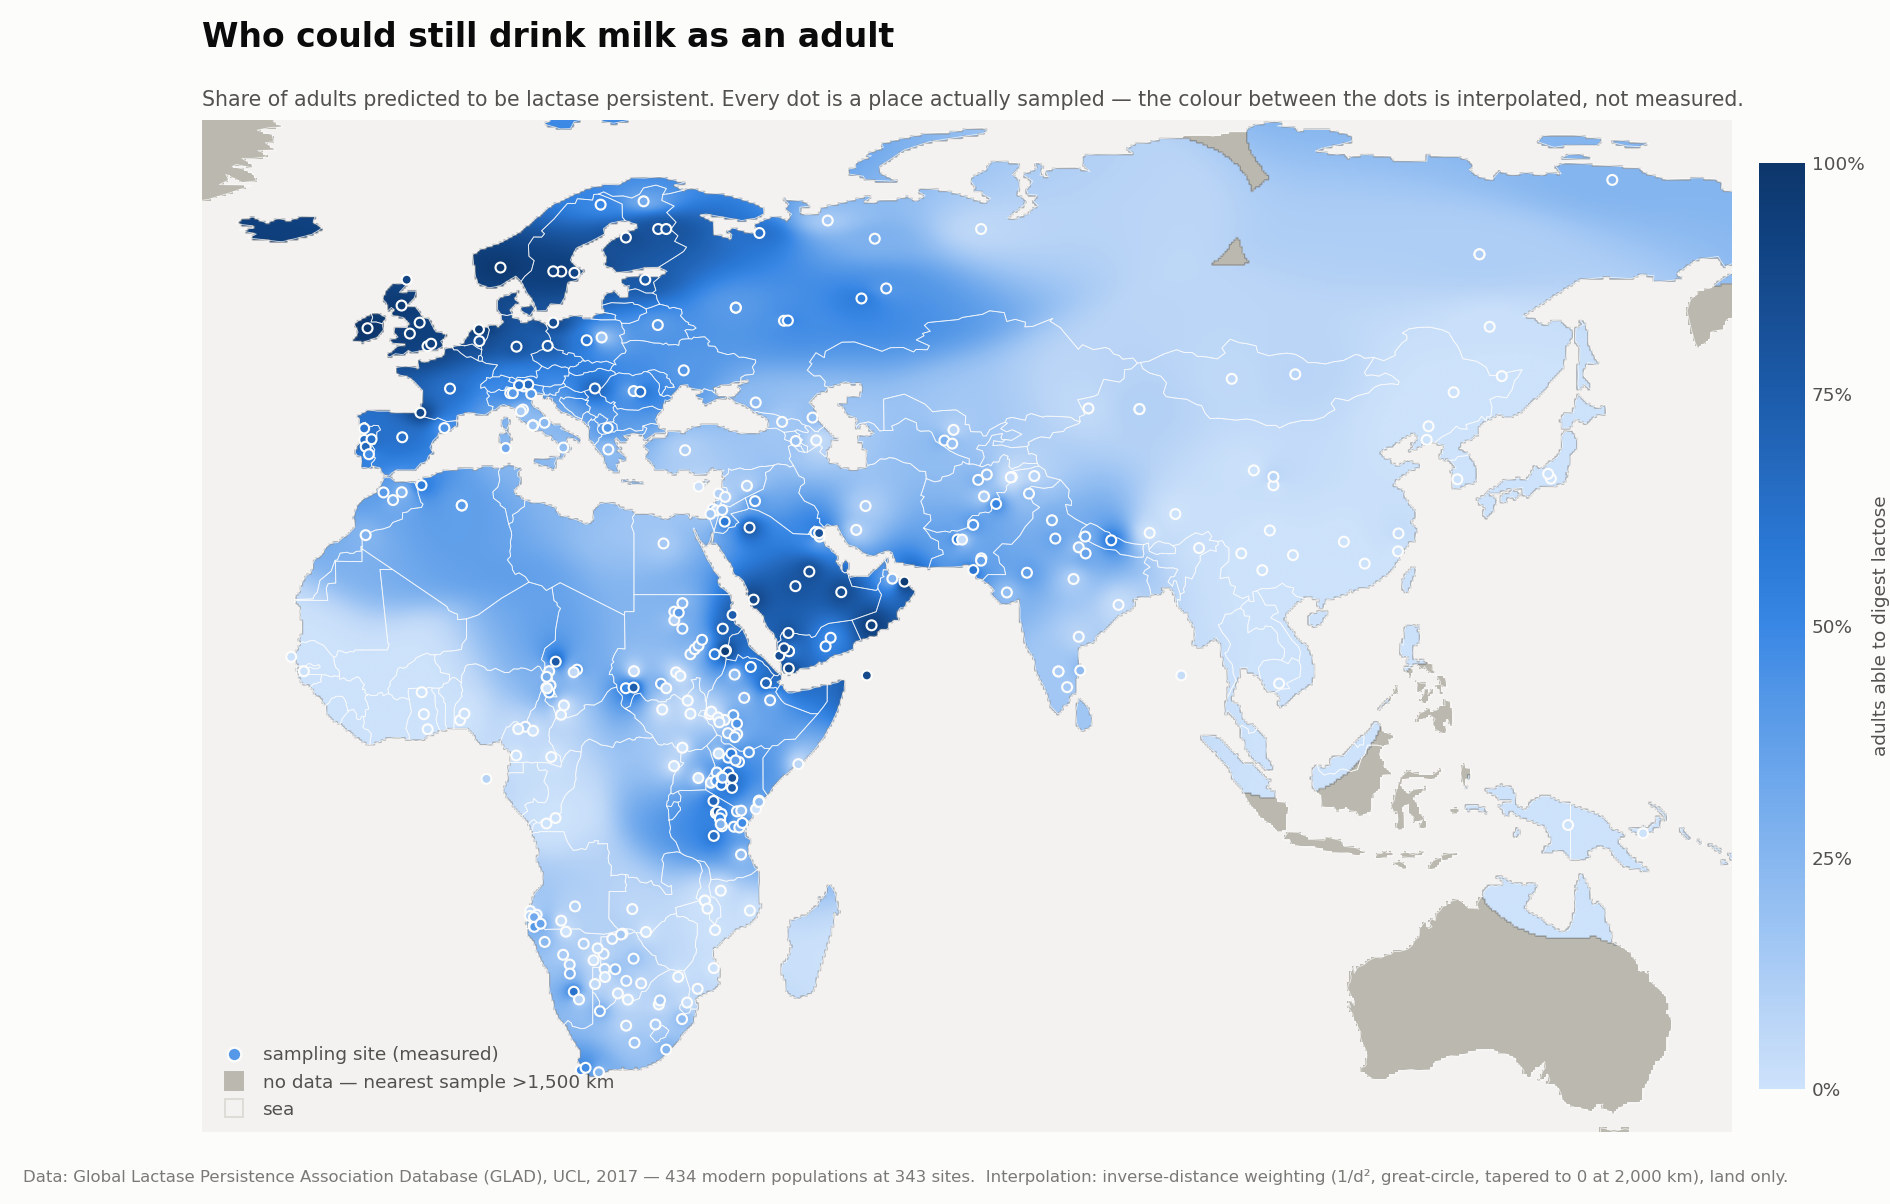

Reproduce this figure in Python.
#!/usr/bin/env python3
"""Map of adult lactase persistence across the Old World.

Colours the map by the share of adults predicted to digest lactose, interpolating
between sampled populations; dots mark the populations actually sampled, so the
measured is never confused with the guessed.

    python3 lp_map.py              # opens a window
    python3 lp_map.py --save out.png --no-show

Data: GLAD (Global Lactase Persistence Association Database), UCL, 2017 suppl. table.
"""

import argparse
import csv
import json
import os

import numpy as np
import matplotlib
import matplotlib.pyplot as plt
from matplotlib.colors import LinearSegmentedColormap, Normalize
from matplotlib.path import Path as MplPath

HERE = os.path.dirname(os.path.abspath(__file__))
CSV_PATH = os.path.join(HERE, "data", "LP_genotype_frequencies_2017.csv")
GEO_PATH = os.path.join(HERE, "data", "ne_110m_admin_0_countries.json")

R_EARTH = 6371.0   # km
INFLUENCE = 2000.0  # km — past this a sample contributes nothing
CUTOFF = 1500.0     # km — past this from the NEAREST sample we render "no data"
GRID = 700          # grid cells across

# single-hue sequential blue ramp, light -> dark
RAMP = ["#cde2fb", "#b7d3f6", "#9ec5f4", "#86b6ef", "#6da7ec", "#5598e7", "#3987e5",
        "#2a78d6", "#256abf", "#1c5cab", "#184f95", "#104281", "#0d366b"]
OCEAN = "#f3f2f0"    # recedes; the sea carries no value
NODATA = "#bab8af"   # distinctly darker + warmer than the sea, so "unknown land" reads
INK = "#0b0b0b"
INK2 = "#52514e"
SURFACE = "#fcfcfb"

LON_C, LAT_C, NCHR_C, PHEN_C = 3, 4, 5, 12
CONT_C, COUNTRY_C, POP_C = 0, 1, 2


# ---------------------------------------------------------------- data

def _num(v):
    try:
        return float(str(v).strip())
    except (TypeError, ValueError):
        return None


def load_points(verbose=True):
    """Rows with usable coordinates and a phenotype value. Everything dropped is reported."""
    rows = list(csv.reader(open(CSV_PATH, encoding="utf-8")))[3:]
    lon, lat, phen, nchr, pop, country, cont = [], [], [], [], [], [], []
    dropped, blank = [], 0
    for i, r in enumerate(rows):
        if len(r) < 14 or not any(c.strip() for c in r[:13]):
            blank += 1                      # trailing blanks / footnote lines
            continue
        lo, la, ph = _num(r[LON_C]), _num(r[LAT_C]), _num(r[PHEN_C])
        if lo is None or la is None:
            dropped.append((i, r[POP_C].strip() or r[CONT_C].strip()[:40], "no coordinates"))
            continue
        if ph is None:
            dropped.append((i, r[POP_C].strip(), "no phenotype"))
            continue
        assert -180 <= lo <= 180 and -90 <= la <= 90, f"bad coords row {i}: {lo},{la}"
        assert 0.0 <= ph <= 1.0, f"phenotype out of range row {i}: {ph}"
        n = _num(r[NCHR_C])
        lon.append(lo); lat.append(la); phen.append(ph)
        nchr.append(int(n) if n else 0)
        pop.append(r[POP_C].strip()); country.append(r[COUNTRY_C].strip())
        cont.append(r[CONT_C].strip())
    if verbose:
        print(f"{len(lon)} populations mapped; {len(dropped)} rows dropped, "
              f"{blank} blank/footnote rows skipped")
        for d in dropped:
            print(f"   dropped row {d[0]}: {d[1]!r} — {d[2]}")
    return dict(lon=np.array(lon), lat=np.array(lat), phen=np.array(phen),
                n=np.array(nchr), pop=pop, country=country, cont=cont)


def to_sites(pts, verbose=True):
    """Collapse populations that share a coordinate into one sampling site.

    65 coordinates in GLAD carry several populations (eight distinct Israeli
    populations sit on one point, spanning 7%–50%). Left un-aggregated they would
    stack invisibly under one dot and would weight that spot several times over in
    the interpolation. A site's value is the chromosome-weighted mean of the
    populations sampled there.
    """
    groups = {}
    for i in range(len(pts["lon"])):
        groups.setdefault((pts["lon"][i], pts["lat"][i]), []).append(i)
    lon, lat, phen, n, label, country, members = [], [], [], [], [], [], []
    for (lo, la), idx in groups.items():
        w = np.array([max(pts["n"][i], 1) for i in idx], dtype=float)
        v = np.array([pts["phen"][i] for i in idx])
        lon.append(lo); lat.append(la)
        phen.append(float((w * v).sum() / w.sum()))
        n.append(int(sum(pts["n"][i] for i in idx)))
        country.append(pts["country"][idx[0]])
        label.append(pts["pop"][idx[0]] if len(idx) == 1
                     else f"{len(idx)} populations")
        members.append([(pts["pop"][i], pts["phen"][i], pts["n"][i]) for i in idx])
    if verbose:
        multi = sum(1 for m in members if len(m) > 1)
        print(f"{len(lon)} sampling sites ({multi} of them pool several populations "
              f"recorded at the same coordinate)")
    return dict(lon=np.array(lon), lat=np.array(lat), phen=np.array(phen),
                n=np.array(n), pop=label, country=country, members=members)


def load_land():
    """Country polygons as lists of (lon, lat) rings — the land mask and the outlines."""
    feats = json.load(open(GEO_PATH, encoding="utf-8"))["features"]
    rings = []
    for f in feats:
        g = f["geometry"]
        polys = g["coordinates"] if g["type"] == "MultiPolygon" else [g["coordinates"]]
        for poly in polys:
            for ring in poly:
                if len(ring) > 3:
                    rings.append(np.asarray(ring, dtype=float))
    return rings


# ------------------------------------------------------- interpolation

def _unit(lon, lat):
    a, b = np.radians(lon), np.radians(lat)
    c = np.cos(b)
    return np.stack([c * np.cos(a), c * np.sin(a), np.sin(b)], axis=-1)


def idw(lon_grid, lat_grid, pts):
    """Inverse-distance weighting (1/d^2, tapered to zero at INFLUENCE) on
    great-circle distance. NaN wherever the nearest real sample is past CUTOFF."""
    P = _unit(pts["lon"], pts["lat"])              # (n, 3)
    vals = pts["phen"]
    out = np.full(lon_grid.shape, np.nan)
    for j in range(lon_grid.shape[0]):             # row at a time, keeps memory small
        G = _unit(lon_grid[j], lat_grid[j])        # (W, 3)
        dot = np.clip(G @ P.T, -1.0, 1.0)
        d = R_EARTH * np.sqrt(np.maximum(0.0, 2.0 - 2.0 * dot))   # chord ≈ arc at <2000 km
        taper = np.clip(1.0 - d / INFLUENCE, 0.0, None)
        w = taper ** 2 / (d ** 2 + 1e-4)
        den = w.sum(axis=1)
        v = (w @ vals) / np.where(den == 0, 1.0, den)
        v[(d.min(axis=1) > CUTOFF) | (den == 0)] = np.nan
        out[j] = v
    return out


def land_mask(lon_grid, lat_grid, rings):
    """True where a grid cell falls inside any country polygon."""
    pts = np.column_stack([lon_grid.ravel(), lat_grid.ravel()])
    verts, codes = [], []
    for r in rings:
        verts.append(r)
        codes.append(np.r_[MplPath.MOVETO, np.full(len(r) - 1, MplPath.LINETO)])
    compound = MplPath(np.vstack(verts), np.concatenate(codes))
    return compound.contains_points(pts).reshape(lon_grid.shape)


# ------------------------------------------------------------- drawing

def build_figure(pts, rings, values, mask, extent, npop):
    NPOP = npop
    cmap = LinearSegmentedColormap.from_list("lp_blue", RAMP)
    norm = Normalize(0.0, 1.0)

    fig, ax = plt.subplots(figsize=(13.5, 8.6))
    fig.patch.set_facecolor(SURFACE)
    ax.set_facecolor(OCEAN)

    # land we refuse to guess at
    grey = np.ma.masked_where(~(mask & np.isnan(values)), np.ones_like(values))
    ax.imshow(grey, extent=extent, origin="upper", interpolation="nearest",
              cmap=LinearSegmentedColormap.from_list("nd", [NODATA, NODATA]), zorder=1)

    # the interpolated field, land only
    field = np.ma.masked_where(~mask | np.isnan(values), values)
    im = ax.imshow(field, extent=extent, origin="upper", cmap=cmap, norm=norm,
                   interpolation="bilinear", zorder=2)

    for r in rings:
        ax.plot(r[:, 0], r[:, 1], lw=0.45, color=SURFACE, alpha=0.75, zorder=3)

    # the measured points
    ax.scatter(pts["lon"], pts["lat"], c=pts["phen"], cmap=cmap, norm=norm,
               s=26, linewidths=1.1, edgecolors=SURFACE, zorder=4)

    ax.set_xlim(extent[0], extent[1])
    ax.set_ylim(extent[2], extent[3])
    ax.set_aspect(1.0 / np.cos(np.radians((extent[2] + extent[3]) / 2)))
    ax.set_xticks([]); ax.set_yticks([])
    for s in ax.spines.values():
        s.set_visible(False)

    ax.set_title("Who could still drink milk as an adult", fontsize=17, color=INK,
                 loc="left", pad=38, fontweight="semibold")
    ax.text(0, 1.010,
            "Share of adults predicted to be lactase persistent. Every dot is a place "
            "actually sampled — the colour between the dots is interpolated, not measured.",
            transform=ax.transAxes, fontsize=10.5, color=INK2, va="bottom")

    cb = fig.colorbar(im, ax=ax, fraction=0.026, pad=0.015)
    cb.set_ticks([0, .25, .5, .75, 1])
    cb.set_ticklabels(["0%", "25%", "50%", "75%", "100%"])
    cb.ax.tick_params(labelsize=9.5, colors=INK2, length=0)
    cb.outline.set_visible(False)
    cb.set_label("adults able to digest lactose", fontsize=9.5, color=INK2)

    handles = [
        plt.Line2D([], [], marker="o", ls="", markersize=7, markerfacecolor="#5598e7",
                   markeredgecolor=SURFACE, markeredgewidth=1.2, label="sampling site (measured)"),
        plt.Line2D([], [], marker="s", ls="", markersize=9, markerfacecolor=NODATA,
                   markeredgecolor=NODATA, label="no data — nearest sample >1,500 km"),
        plt.Line2D([], [], marker="s", ls="", markersize=9, markerfacecolor=OCEAN,
                   markeredgecolor="#dedcd6", label="sea"),
    ]
    ax.legend(handles=handles, loc="lower left", frameon=False, fontsize=9.5,
              labelcolor=INK2, handletextpad=0.6, borderpad=0.2)

    fig.text(0.012, 0.018,
             "Data: Global Lactase Persistence Association Database (GLAD), UCL, 2017 — "
             f"{NPOP} modern populations at {len(pts['lon'])} sites.  "
             "Interpolation: inverse-distance weighting "
             "(1/d², great-circle, tapered to 0 at 2,000 km), land only.",
             fontsize=8.5, color="#7a7975")
    fig.subplots_adjust(left=0.012, right=0.955, top=0.9, bottom=0.06)
    return fig, ax


def attach_hover(fig, ax, pts, values, mask, extent, lon_grid, lat_grid):
    """Nearest sampled population if the cursor is on one, otherwise the interpolated value —
    always labelled so a guess can't be mistaken for a measurement."""
    ann = ax.annotate("", xy=(0, 0), xytext=(12, 12), textcoords="offset points",
                      fontsize=9.5, color=INK, zorder=10, visible=False,
                      bbox=dict(boxstyle="round,pad=0.45", fc=SURFACE, ec="#dedcd6", lw=0.8))
    ny, nx = values.shape

    def on_move(ev):
        if ev.inaxes is not ax or ev.xdata is None:
            if ann.get_visible():
                ann.set_visible(False); fig.canvas.draw_idle()
            return
        # pixel-space distance to the nearest sample dot
        xy = ax.transData.transform(np.column_stack([pts["lon"], pts["lat"]]))
        d = np.hypot(xy[:, 0] - ev.x, xy[:, 1] - ev.y)
        i = int(d.argmin())
        if d[i] < 9:
            ann.xy = (pts["lon"][i], pts["lat"][i])
            head = (f"MEASURED\n{pts['pop'][i]} · {pts['country'][i]}\n"
                    f"{pts['phen'][i]*100:.0f}% lactase persistent\n"
                    f"{pts['n'][i]} chromosomes typed")
            mem = pts["members"][i]
            if len(mem) > 1:
                head += "\n" + "\n".join(f"  · {nm}: {v*100:.0f}%  (n={k})"
                                         for nm, v, k in sorted(mem, key=lambda t: -t[1]))
            ann.set_text(head)
        else:
            gx = int((ev.xdata - extent[0]) / (extent[1] - extent[0]) * nx)
            gy = int((extent[3] - ev.ydata) / (extent[3] - extent[2]) * ny)
            if not (0 <= gx < nx and 0 <= gy < ny) or not mask[gy, gx]:
                ann.set_visible(False); fig.canvas.draw_idle(); return
            v = values[gy, gx]
            ann.xy = (ev.xdata, ev.ydata)
            ann.set_text("NO DATA\nnearest sample >1,500 km away" if np.isnan(v)
                         else f"INTERPOLATED — not measured\n≈ {v*100:.0f}% lactase persistent")
        ann.set_visible(True)
        fig.canvas.draw_idle()

    fig.canvas.mpl_connect("motion_notify_event", on_move)


# ---------------------------------------------------------------- main

def main():
    ap = argparse.ArgumentParser(description=__doc__)
    ap.add_argument("--save", metavar="PNG", default="lp_map.png",
                    help="where to write the PNG (default lp_map.png; --save '' to skip)")
    ap.add_argument("--no-show", action="store_true", help="don't open a window")
    ap.add_argument("--grid", type=int, default=GRID, help="grid cells across (default 700)")
    args = ap.parse_args()

    # An interactive window needs a working display. WSL without WSLg, or a plain SSH
    # session, has none — fall back to the PNG rather than dying on the last line.
    interactive = False
    if not args.no_show:
        for backend in ("TkAgg", "QtAgg", "MacOSX"):
            try:
                plt.switch_backend(backend)
                interactive = True
                break
            except Exception:
                continue
        if not interactive:
            plt.switch_backend("Agg")
            print("no usable display found — writing the PNG instead of opening a window")
    else:
        plt.switch_backend("Agg")

    pops = load_points()
    pts = to_sites(pops)
    rings = load_land()

    pad = 7.0
    extent = (max(-180, pts["lon"].min() - pad - 4), min(180, pts["lon"].max() + pad + 4),
              max(-90, pts["lat"].min() - pad), min(90, pts["lat"].max() + pad))
    nx = args.grid
    ny = int(nx * (extent[3] - extent[2]) / (extent[1] - extent[0]))
    lon_grid, lat_grid = np.meshgrid(np.linspace(extent[0], extent[1], nx),
                                     np.linspace(extent[3], extent[2], ny))

    print(f"interpolating {nx}×{ny} cells over {len(pts['lon'])} populations …")
    values = idw(lon_grid, lat_grid, pts)
    mask = land_mask(lon_grid, lat_grid, rings)

    # self-check 1: at an isolated sampling site the interpolation must return that
    # site's own measured value, not a smoothed one.
    at_site = idw(pts["lon"][None, :], pts["lat"][None, :], pts)[0]
    P = _unit(pts["lon"], pts["lat"])
    sep = R_EARTH * np.sqrt(np.maximum(0, 2 - 2 * np.clip(P @ P.T, -1, 1)))
    np.fill_diagonal(sep, np.inf)
    isolated = sep.min(axis=1) > 25          # km from any other site
    err = np.abs(at_site - pts["phen"])
    bad = np.where(isolated & (err >= 0.01))[0]
    print(f"   check: {isolated.sum()} sites are >25 km from any other; "
          f"interpolation reproduces the measured value at "
          f"{isolated.sum() - len(bad)}/{isolated.sum()} of them "
          f"({'ok' if len(bad) == 0 else 'FAIL'})")
    for i in bad:
        print(f"      FAIL {pts['pop'][i]}: measured {pts['phen'][i]:.3f} "
              f"→ {at_site[i]:.3f}")
    near = np.where(~isolated)[0]
    if len(near):
        print(f"   {len(near)} sites lie within 25 km of another site; there the value is "
              f"blended with its neighbour by design (max shift "
              f"{err[near].max():.3f})")

    # self-check 2: IDW is a weighted mean, so it must never leave [0, 1]
    fin = values[~np.isnan(values)]
    print(f"   raster range {fin.min():.3f}..{fin.max():.3f} over {fin.size} cells "
          f"({'ok, no overshoot' if fin.min() >= 0 and fin.max() <= 1 else 'FAIL'})")
    print(f"   land cells with a value: {(mask & ~np.isnan(values)).sum()}; "
          f"land cells left as no-data: {(mask & np.isnan(values)).sum()}")

    fig, ax = build_figure(pts, rings, values, mask, extent, len(pops["lon"]))
    attach_hover(fig, ax, pts, values, mask, extent, lon_grid, lat_grid)

    if args.save:
        fig.savefig(args.save, dpi=140, facecolor=SURFACE)
        print(f"wrote {os.path.abspath(args.save)}")
    if interactive:
        print("hover a dot for the populations sampled there, or anywhere else for the estimate")
        plt.show()


if __name__ == "__main__":
    main()
